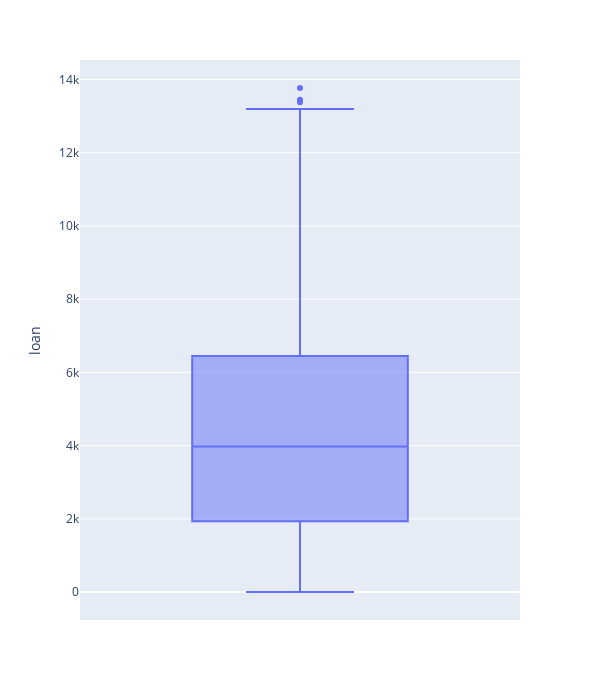

Notebook source saved alongside this figure:
### Code cell
# Outliers loan
g = px.box(df_credit, y='loan', height=700, width=600)
g.show()
#clientes com dívida muito alta

### Figure 1 — Plotly figure (JSON) as saved in the notebook; plotly's stock layout.template omitted (floating-point values rounded to 4 significant figures; data arrays with more than 128 entries replaced by an {"elided": "..."} marker saying what was removed)
{"data": [{"alignmentgroup": "True", "hovertemplate": "loan=%{y}<extra></extra>", "legendgroup": "", "marker": {"color": "#636efa"}, "name": "", "notched": false, "offsetgroup": "", "orientation": "v", "showlegend": false, "type": "box", "x0": " ", "xaxis": "x", "y": {"elided": "1997 float values"}, "y0": " ", "yaxis": "y"}], "layout": {"boxmode": "group", "height": 700, "legend": {"tracegroupgap": 0}, "margin": {"t": 60}, "width": 600, "xaxis": {"anchor": "y", "domain": [0, 1]}, "yaxis": {"anchor": "x", "domain": [0, 1], "title": {"text": "loan"}}}}
